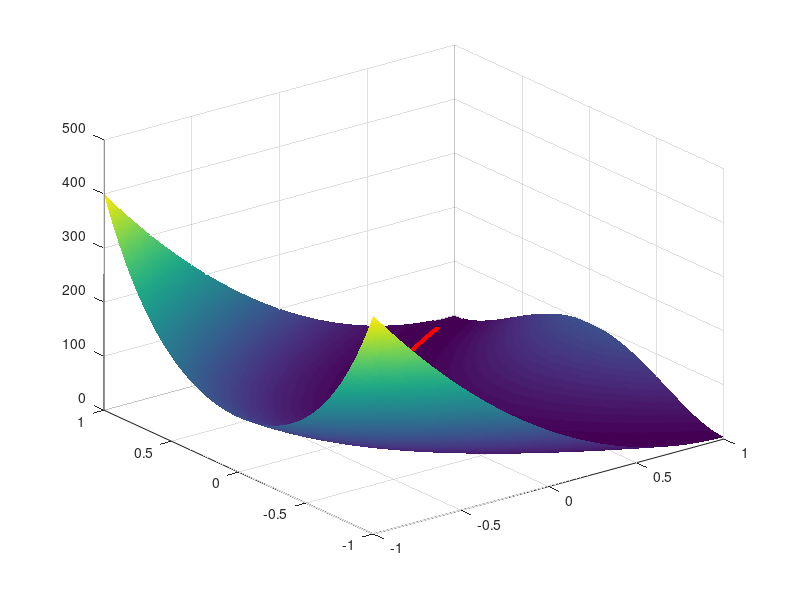

The MATLAB script that drew this image:
clear all, close all
f = @(x) (1-x(2)).^2 + 100*(x(1)-x(2).^2).^2;
grad = @(x) [200*(x(1)-x(2).^2), 2*x(2)-2-400*(x(1)-x(2).^2).*x(2)];
%f = @(x) (x(1)-x(2)).^4+2*x(1).^2+x(2).^2-x(1)+2*x(2);
%grad = @(x) [4*(x(1)-x(2)).^3+4*x(1)-1 , -4*(x(1)-x(2)).^3+2*x(2)+2];
x = [-0.8,-1];
puntox = x(1);
puntoy = x(2);
n = 1;

X = -1:0.01:1;
[XX,YY] = meshgrid(X,X);
Z = (1-YY).^2 + 100*(XX-YY.^2).^2;
%Z = (XX-YY).^4 + 2*XX.^2+YY.^2-XX+2*YY;
surf(XX,YY,Z)
shading('INTERP')

hold on

while norm(grad(x)) > 0.001 && n < 1000
    d = -grad(x);
    phi = @(t) f(x + t*d);
    t = fminsearch(phi,0);
    x = x + t * d;
    %puntox = [puntox x(1)];
    %puntoy = [puntoy x(2)];
    plot3(x(1),x(2),f(x),'r.-','Markersize',10)
    n = n+1;
end

%plot3(puntox, puntoy,f(punto))


